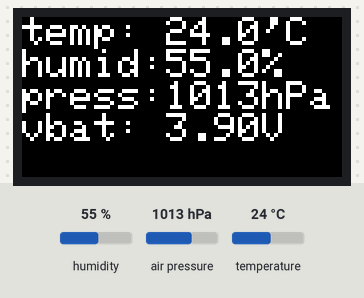
Bench run of a sketch on a simulated ESP32. Parts: 160×80 colour display. Wiring (inferred from the names in the program): SHT3x sensor at I2C address 0x44. Inputs (shaded band) come from the test bench; at power-on: humidity 55 %, air pressure 1013 hPa, temperature 24 °C.

Above: at 1.3 s.
1.4 s: humidity set to 22 %
At 2.7 s:
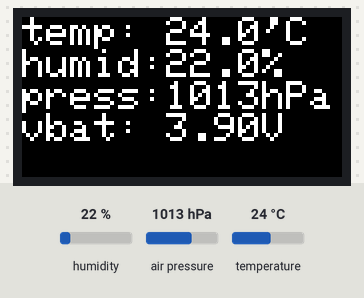
3.5 s: air pressure set to 952 hPa
At 4.7 s:
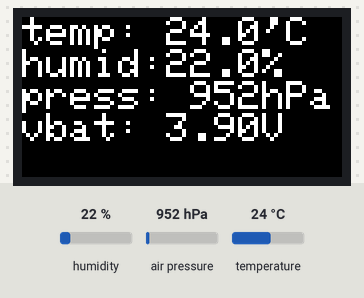
5.5 s: temperature set to 12 °C
At 6.7 s:
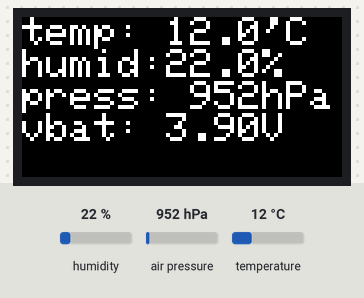
7.5 s: humidity set to 40 %
At 8.6 s:
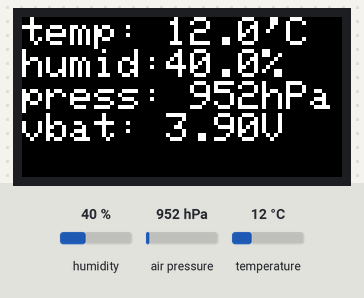
Timing chart, 0 to 10.5 s (numbered marks = the images above; inputs shaded):
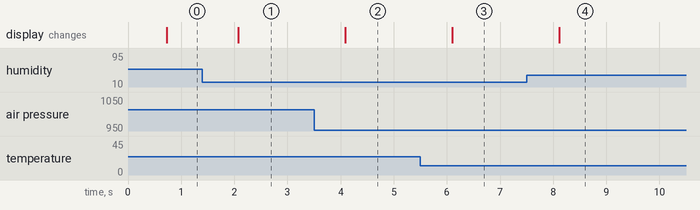

The sketch:

DISPLAY_Temp_Humidity_Pressure.ino
```cpp
/*Please install the < Adafruit BMP280 Library > （https://github.com/adafruit/Adafruit_BMP280_Library）
 * from the library manager before use.
 *This code will display the temperature, humidity and air pressure information on the screen*/
#include <M5StickC.h>
#include <Wire.h>
#include "Adafruit_Sensor.h"
#include <Adafruit_BMP280.h>
#include "SHT3X.h"
SHT3X sht30;
Adafruit_BMP280 bme;

float tmp = 0.0;
float hum = 0.0;
float pressure = 0.0;

void setup() {
  M5.begin();
  M5.Axp.ScreenBreath(10);    // 画面の輝度を少し下げる ----B
  M5.Lcd.setRotation(3);      // 左を上にする         ----C
  M5.Lcd.setTextSize(2);      // 文字サイズを2にする
  M5.Lcd.fillScreen(BLACK);   // 背景を黒にする
  Wire.begin();

  while (!bme.begin(0x76)){
    Serial.println("Could not find a valid BMP280 sensor, check wiring!");
    M5.Lcd.println("Could not find a valid BMP280 sensor, check wiring!");
  }
}

void loop() {
  pressure = bme.readPressure();
  if(sht30.get()==0){
    tmp = sht30.cTemp;
    hum = sht30.humidity;
  }
  double vbat = M5.Axp.GetVbatData() * 1.1 / 1000;  // バッテリー電圧を取得 ----D
  M5.Lcd.setCursor(0, 0, 1);
  M5.Lcd.printf("temp: %4.1f'C\r\n", tmp);
  M5.Lcd.printf("humid:%4.1f%%\r\n", hum);
  M5.Lcd.printf("press:%4.0fhPa\r\n", pressure / 100);
  M5.Lcd.printf("vbat: %4.2fV\r\n", vbat);

  delay(100);

}
```

SHT3X.cpp
```cpp
#include "SHT3X.h"

/* Motor()

*/
SHT3X::SHT3X(uint8_t address)
{
  Wire.begin();
  _address=address;
}


byte SHT3X::get()
{
  unsigned int data[6];

  // Start I2C Transmission
  Wire.beginTransmission(_address);
  // Send measurement command
  Wire.write(0x2C);
  Wire.write(0x06);
  // Stop I2C transmission
  if (Wire.endTransmission()!=0)
    return 1;

  delay(500);

  // Request 6 bytes of data
  Wire.requestFrom(_address, 6);

  // Read 6 bytes of data
  // cTemp msb, cTemp lsb, cTemp crc, humidity msb, humidity lsb, humidity crc
  for (int i=0;i<6;i++) {
    data[i]=Wire.read();
  };

  delay(50);

  if (Wire.available()!=0)
    return 2;

  // Convert the data
  cTemp = ((((data[0] * 256.0) + data[1]) * 175) / 65535.0) - 45;
  fTemp = (cTemp * 1.8) + 32;
  humidity = ((((data[3] * 256.0) + data[4]) * 100) / 65535.0);

  return 0;
}
```

SHT3X.h
```cpp
#ifndef __SHT3X_H
#define __HT3X_H


#if ARDUINO >= 100
 #include "Arduino.h"
#else
 #include "WProgram.h"
#endif

#include "Wire.h"

class SHT3X{
public:
  SHT3X(uint8_t address=0x44);
  byte get(void);
  float cTemp=0;
  float fTemp=0;
  float humidity=0;

private:
  uint8_t _address;

};


#endif
```

Measured:
- after the input at 1.4 s, the display: changes after 0.67 s (image 1)
- after the input at 3.5 s, the display: changes after 0.59 s (image 2)
- after the input at 5.5 s, the display: changes after 0.60 s (image 3)
- after the input at 7.5 s, the display: changes after 0.61 s (image 4)
